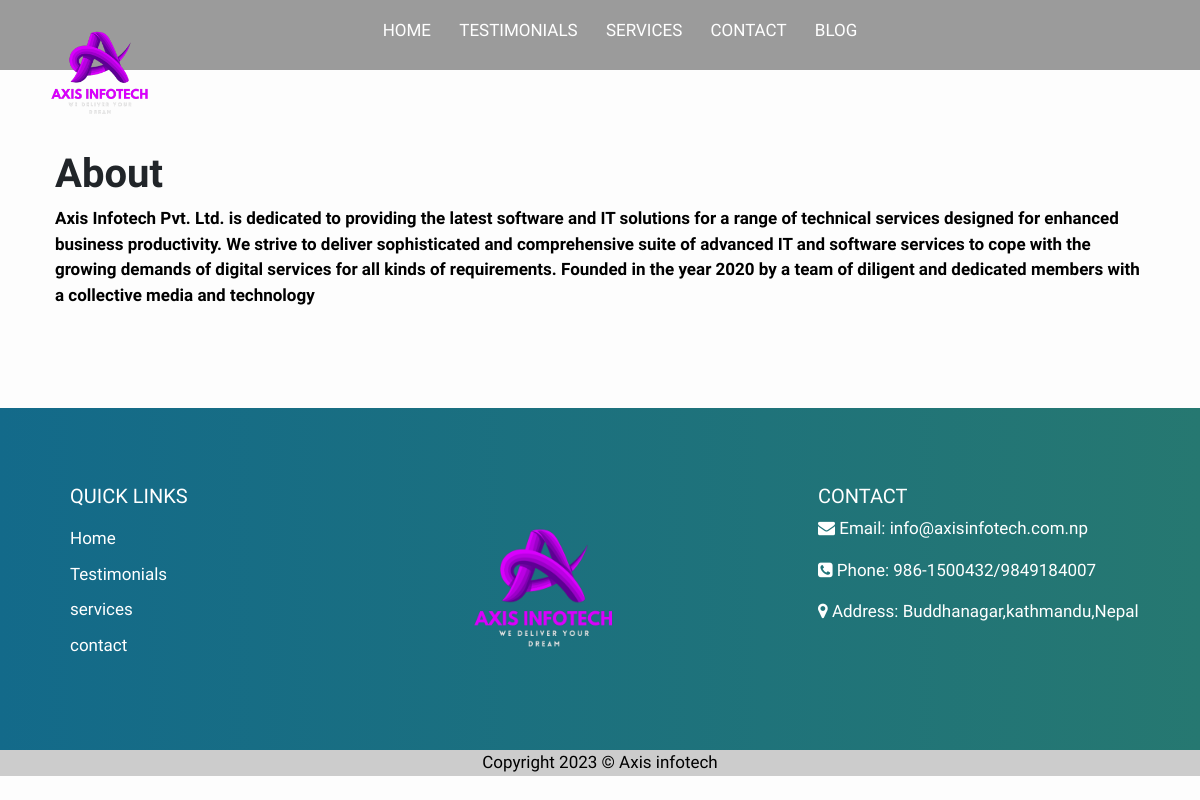
The page /page/about on the database its author committed.
### mypage/models.py (models this page shows, shortened)
class Page(models.Model):
    title=models.CharField(blank=True,null=True,max_length=200)
    content=models.TextField(blank=True,null=True)
    slug=models.SlugField(null=True)

### mypage/views.py (the view)
# urls.py: path('page/<slug:slug>', views.pageview, name='mypage')
def pageview(request,slug):
    page = get_object_or_404(Page, slug=slug)
    newpages=Page.objects.all()
    return render(request,'post/page.html',{'page':page,'newpages':newpages})

### templates/post/page.html
{% extends './base.html' %}
{% block content %}
<div class="container">
    <div class="page-body">
<h1>{{page.title}}</h1>
<p>{{page.content}}</p>
</div>
</div>
{% endblock %}

### static/css/style.css (style rules this page uses)
body { font-family: 'Work Sans', sans-serif; font-size: 17px; background-color: #fdfdfd; }
html { scroll-behavior: smooth; }
.page-body { margin: 150px 10px 100px 10px; }
.page-body p { color: #000; font-weight: 600; }
.page-body h1 { text-transform: capitalize; font-weight: 600; }
footer h5, li a,p { color: #fff; }

### rows shown on the page
Page: title "About", content "Axis Infotech Pvt. Ltd. is dedicated to providing the latest software and IT solutions for a range of technical services designed for enhanced business productivity. We strive to deliver sophisticated and comprehensive suite of advanced IT and software services to cope with the growing demands of digital services for all kinds of requirements. Founded in the year 2020 by a team of diligent and dedicated members with a collective media and technology"
